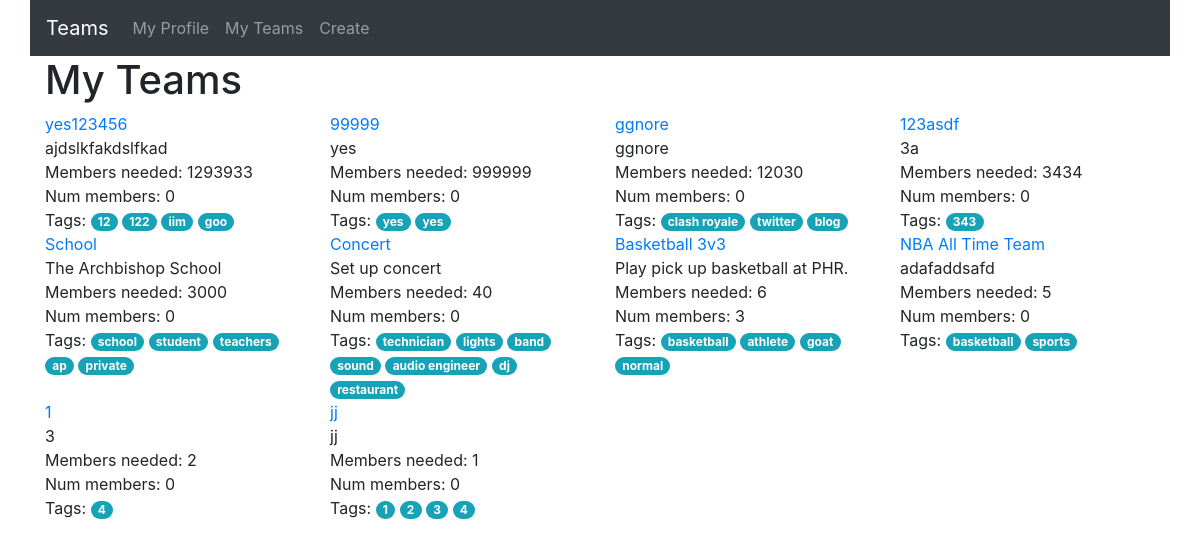
The page /app/teams/myteams (signed in) on the database as committed earlier.
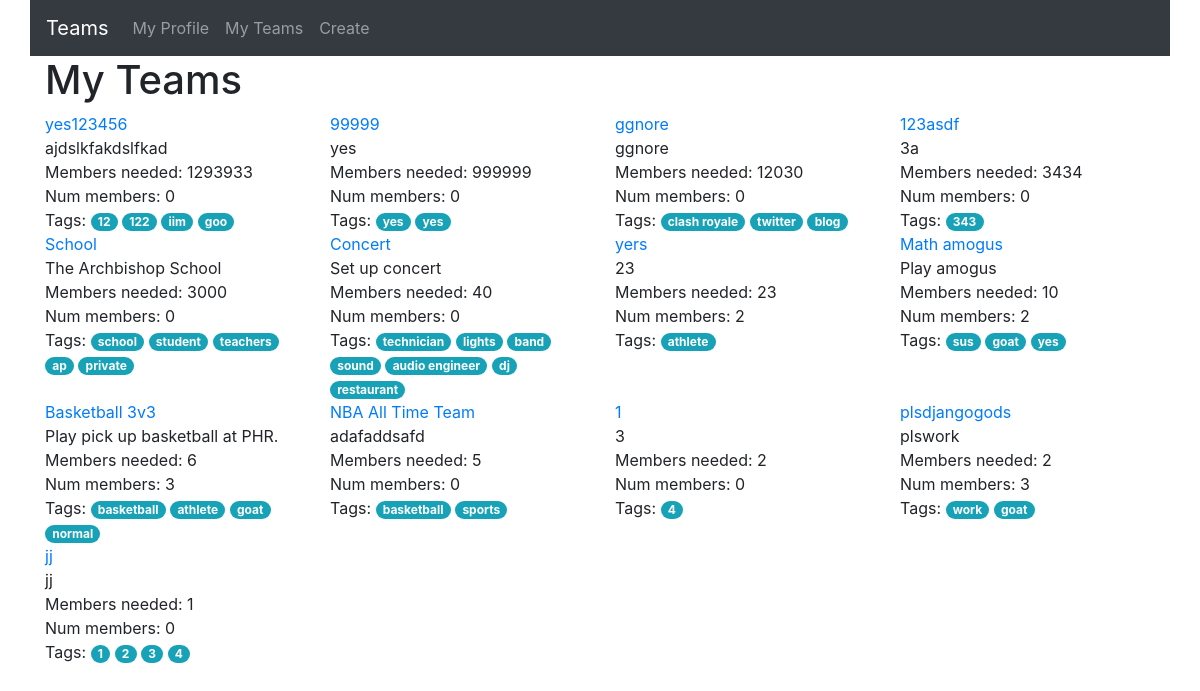
The same page on the database as committed later.
### teamApp/models.py (models this page shows, shortened)
class Team(models.Model):
    project_name = models.CharField(max_length=200, default="Untitled")
    num_members = models.IntegerField(default=0)
    members_needed = models.IntegerField(default=0)
    project_description = models.TextField(max_length=1000)
    members = models.ManyToManyField(User)

class TeamTag(models.Model):
    name = models.CharField(max_length=100)
    teamTagged = models.ForeignKey(Team, blank=True, on_delete=models.CASCADE)
    def __str__(self):
        return self.name

### teamApp/views.py (the view)
# urls.py: path('teams/myteams', views.MyTeamsView.as_view(), name='teams'),
class MyTeamsView(View):
    def get(self, request):
        if request.user.is_authenticated:
            context={'allTeams':request.user.team_set.all().order_by("-members_needed"),
            'user':request.user}
        return render(request, 'teamApp/myteams.html', context)

### teamApp/templates/teamApp/myteams.html (shortened to what this page needs)
<!DOCTYPE html>
<html>
  <head>
    <link rel="stylesheet" href="https://maxcdn.bootstrapcdn.com/bootstrap/4.4.1/css/bootstrap.min.css" />
  </head>
  <body class="container">
    <nav class="navbar row navbar-expand-sm navbar-expand-md navbar-inverse navbar-dark bg-dark">
        <a class="navbar-brand" href="{% url 'index' %}">
            <span class="logo">Teams</span>
        </a>
        <ul class="navbar-nav collapse navbar-collapse" id="collapsibleNavbar">
            {% if user.is_authenticated %}
              <li class="navbar-item">
                <a href="{% url 'profile' user.username %}" class="nav-link">My Profile</a>
              </li>
              <li class="navbar-item">
                <a href="{% url 'teams' %}" class="nav-link">My Teams</a>
              </li>
              <li class="navbar-item">
                <a href="{% url 'create' %}" class="nav-link">Create</a>
              </li>
            {% endif %}
        </ul>
    </nav>
    <h1>My Teams</h1>
    <div class="row">
      {% for team in allTeams %}
      <div class="col-md-3">
        <div class="text-primary">
          <a href="{% url 'team profile' team.id%}">{{team.project_name}}</a>
        </div>
        <div class="text">
          {{team.project_description}}
          <br />
          Members needed: {{team.members_needed}}
          <br />
          Num members: {{team.num_members}}
          <div>
            Tags:
            {% for tag in team.teamtag_set.all %}
            <span class="badge badge-pill badge-info">{{tag}}</span>
            {% endfor %}
          </div>
        </div>
      </div>
      {% endfor %}
    </div>
  <body>
</html>

Rows that differ between the two databases and show on the page:
added Team: project_name "yers", project_description "23", members_needed "23", num_members "2"
added TeamTag: name "athlete", shown under "yers"
added Team: project_name "Math amogus", project_description "Play amogus", members_needed "10", num_members "2"
added TeamTag: name "sus", shown under "Math amogus"
added TeamTag: name "goat", shown under "Math amogus"
added TeamTag: name "yes", shown under "Math amogus"
added Team: project_name "plsdjangogods", project_description "plswork", members_needed "2", num_members "3"
added TeamTag: name "work", shown under "plsdjangogods"
added TeamTag: name "goat", shown under "plsdjangogods"
